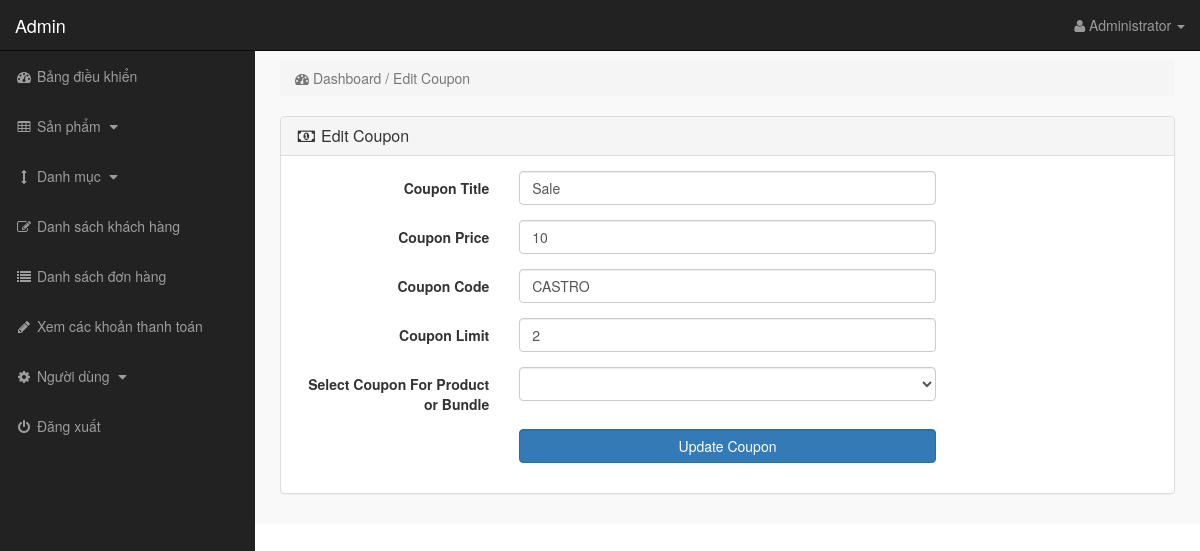
The page /admin/index.php?edit_coupon=5 (signed in) on the database its author committed.
### tables this page shows
CREATE TABLE `coupons` (
  `coupon_id` int(10) NOT NULL,
  `product_id` int(10) NOT NULL,
  `coupon_title` varchar(255) NOT NULL,
  `coupon_price` varchar(255) NOT NULL,
  `coupon_code` varchar(255) NOT NULL,
  `coupon_limit` int(100) NOT NULL,
  `coupon_used` int(100) NOT NULL
);

### admin/edit_coupon.php (the view, shortened to what this page needs)
<?php
if(!isset($_SESSION['admin_email'])){
echo "<script>window.open('login.php','_self')</script>";
}
else {
?>
<?php
if(isset($_GET['edit_coupon'])){
$edit_id = $_GET['edit_coupon'];
$edit_coupon = "select * from coupons where coupon_id='$edit_id'";
$run_edit = mysqli_query($con,$edit_coupon);
$row_edit = mysqli_fetch_array($run_edit);
$c_title = $row_edit['coupon_title'];
$c_price = $row_edit['coupon_price'];
$c_code = $row_edit['coupon_code'];
$c_limit = $row_edit['coupon_limit'];
$p_id = $row_edit['product_id'];
$get_products = "select * from products where product_id='$p_id'";
$run_products = mysqli_query($con,$get_products);
$row_products = mysqli_fetch_array($run_products);
$product_id = $row_products['product_id'];
$product_title = $row_products['product_title'];
}
?>
<div class="row">
<div class="col-lg-12">
<ol class="breadcrumb">
<li class="active">
<i class="fa fa-dashboard"> </i> Dashboard / Edit Coupon
</li>
</ol>
</div>
</div>
<div class="row">
<div class="col-lg-12">
<div class="panel panel-default">
<div class="panel-heading">
<h3 class="panel-title">
<i class="fa fa-money fa-fw"> </i> Edit Coupon
</h3>
</div>
<div class="panel-body">
<form class="form-horizontal" method="post" action="">
<div class="form-group" >
<label class="col-md-3 control-label"> Coupon Title </label>
<div class="col-md-6">
<input type="text" name="coupon_title" class="form-control" value="<?php echo $c_title; ?>" >
</div>
</div>
<div class="form-group" >
<label class="col-md-3 control-label"> Coupon Price </label>
<div class="col-md-6">
<input type="text" name="coupon_price" class="form-control" value="<?php echo $c_price; ?>">
</div>
</div>
<div class="form-group" >
<label class="col-md-3 control-label"> Coupon Code </label>
<div class="col-md-6">
<input type="text" name="coupon_code" class="form-control" value="<?php echo $c_code; ?> ">
</div>
</div>
<div class="form-group" >
<label class="col-md-3 control-label"> Coupon Limit </label>
<div class="col-md-6">
<input type="number" name="coupon_limit" value="<?php echo $c_limit; ?>" class="form-control">
</div>
</div>
<div class="form-group" >
<label class="col-md-3 control-label"> Select Coupon For Product or Bundle </label>
<div class="col-md-6">
<select name="product_id" class="form-control">
<option value="<?php echo $product_id; ?>"> <?php echo $product_title; ?> </option>
<?php
$get_p = "select * from products where status='product'";
$run_p = mysqli_query($con,$get_p);
while($row_p = mysqli_fetch_array($run_p)){
$p_id = $row_p['product_id'];
$p_title = $row_p['product_title'];
echo "<option value='$p_id'> $p_title </option>";
}
?>
</select>
</div>
</div>
<div class="form-group" >
<label class="col-md-3 control-label"> </label>
<div class="col-md-6">
<input type="submit" name="update" class=" btn btn-primary form-control" value=" Update Coupon ">
</div>
</div>
</form>
</div>
</div>
</div>
</div>
<?php } ?>

### admin/includes/sidebar.php (shortened to what this page needs)
<?php
if(!isset($_SESSION['admin_email'])){
echo "<script>window.open('login.php','_self')</script>";
}
else {
?>
<nav class="navbar navbar-inverse navbar-fixed-top">
    <div class="navbar-header">
        <a class="navbar-brand" href="index.php?dashboard">Admin</a>
    </div>
    <ul class="nav navbar-right top-nav">
        <li class="dropdown">
            <a href="#" class="dropdown-toggle" data-toggle="dropdown">
                <i class="fa fa-user"></i>
                <?php echo $admin_name; ?> <b class="caret"></b>
            </a>
        </li>
    </ul>
    <div class="collapse navbar-collapse navbar-ex1-collapse">
        <ul class="nav navbar-nav side-nav">
            <li>
                <a href="index.php?dashboard">
                    <i class="fa fa-fw fa-dashboard"></i> Bảng điều khiển
                </a>
            </li>
            <li>
                <a href="#" data-toggle="collapse" data-target="#products">
                    <i class="fa fa-fw fa-table"></i> Sản phẩm
                    <i class="fa fa-fw fa-caret-down"></i>
                </a>
            </li>
            <li>
                <a href="#" data-toggle="collapse" data-target="#cat">
                    <i class="fa fa-fw fa-arrows-v"></i> Danh mục
                    <i class="fa fa-fw fa-caret-down"></i>
                </a>
            </li>
            <li>
                <a href="index.php?view_customers">
                    <i class="fa fa-fw fa-edit"></i> Danh sách khách hàng
                </a>
            </li>
            <li>
                <a href="index.php?view_orders">
                    <i class="fa fa-fw fa-list"></i> Danh sách đơn hàng
                </a>
            </li>
            <li>
                <a href="index.php?view_payments">
                    <i class="fa fa-fw fa-pencil"></i> Xem các khoản thanh toán
                </a>
            </li>
            <li>
                <a href="#" data-toggle="collapse" data-target="#users">
                    <i class="fa fa-fw fa-gear"></i> Người dùng
                    <i class="fa fa-fw fa-caret-down"></i>
                </a>
            </li>
            <li>
                <a href="logout.php">
                    <i class="fa fa-fw fa-power-off"></i> Đăng xuất
                </a>
            </li>
        </ul>
    </div>
</nav>
<?php } ?>

### admin/css/style.css (style rules this page uses)
body { margin-top:100px; }
@media (min-width: 768px) { body { margin-top:50px; } }
.top-nav { padding:0 15px; }
.top-nav>li { display:inline-block; float:left; }
.top-nav>li>a { padding-top:15px; padding-bottom:15px; line-height:20px; color:#999; }
@media (min-width: 768px) { .side-nav { position:fixed; top:51px; width:255px; border-radius:0; overflow-y:auto; background-color: #222; bottom:0; overflow-x:hidden; padding-bottom:40px; } }
@media (min-width: 768px) { .side-nav>li>a { width:255px; } }
.panel-body { border-radius:5px; }

### rows shown on the page
coupons: coupon_title "Sale", coupon_price "10", coupon_code "CASTRO", coupon_limit "2"

### other values the page prints
$admin_name "Administrator"
